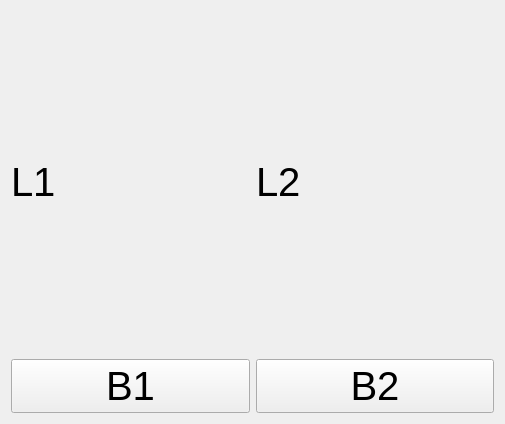
<?xml version="1.0" encoding="UTF-8"?>
<ui version="4.0">
 <class>Form</class>
 <widget class="QWidget" name="Form">
  <property name="geometry">
   <rect>
    <x>0</x>
    <y>0</y>
    <width>505</width>
    <height>424</height>
   </rect>
  </property>
  <property name="font">
   <font>
    <pointsize>30</pointsize>
   </font>
  </property>
  <property name="windowTitle">
   <string>Form</string>
  </property>
  <property name="layoutDirection">
   <enum>Qt::LeftToRight</enum>
  </property>
  <layout class="QHBoxLayout" name="horizontalLayout">
   <item>
    <layout class="QGridLayout" name="gridLayout">
     <item row="0" column="1">
      <widget class="QLabel" name="label2">
       <property name="text">
        <string>L2</string>
       </property>
      </widget>
     </item>
     <item row="0" column="0">
      <widget class="QLabel" name="label1">
       <property name="text">
        <string>L1</string>
       </property>
      </widget>
     </item>
     <item row="1" column="0">
      <widget class="QPushButton" name="button1">
       <property name="text">
        <string>B1</string>
       </property>
      </widget>
     </item>
     <item row="1" column="1">
      <widget class="QPushButton" name="button2">
       <property name="text">
        <string>B2</string>
       </property>
      </widget>
     </item>
    </layout>
   </item>
  </layout>
 </widget>
 <resources/>
 <connections/>
</ui>
